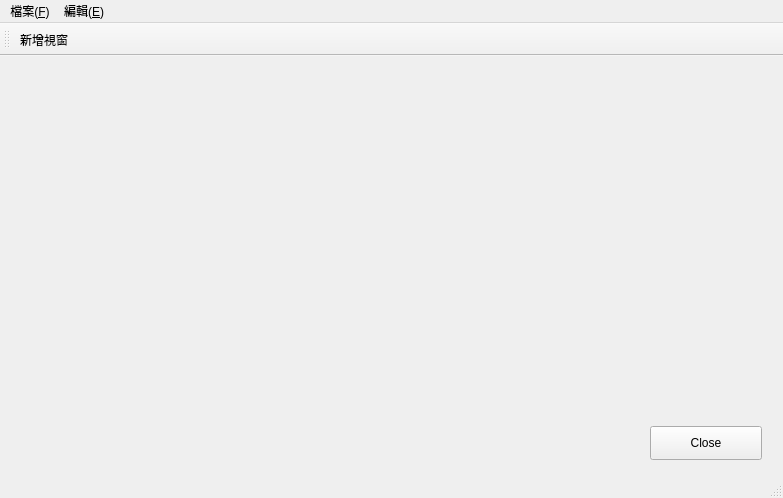
<?xml version="1.0" encoding="UTF-8"?>
<ui version="4.0">
 <class>MainWindow</class>
 <widget class="QMainWindow" name="MainWindow">
  <property name="geometry">
   <rect>
    <x>0</x>
    <y>0</y>
    <width>783</width>
    <height>498</height>
   </rect>
  </property>
  <property name="windowTitle">
   <string>MainWindow</string>
  </property>
  <widget class="QWidget" name="centralwidget">
   <widget class="QPushButton" name="closeWinBtn">
    <property name="geometry">
     <rect>
      <x>650</x>
      <y>370</y>
      <width>112</width>
      <height>34</height>
     </rect>
    </property>
    <property name="text">
     <string>Close</string>
    </property>
   </widget>
   <widget class="QWidget" name="gridLayoutWidget">
    <property name="geometry">
     <rect>
      <x>20</x>
      <y>10</y>
      <width>731</width>
      <height>351</height>
     </rect>
    </property>
    <layout class="QGridLayout" name="MaingridLayout"/>
   </widget>
  </widget>
  <widget class="QMenuBar" name="menubar">
   <property name="geometry">
    <rect>
     <x>0</x>
     <y>0</y>
     <width>783</width>
     <height>31</height>
    </rect>
   </property>
   <widget class="QMenu" name="menu_F">
    <property name="title">
     <string>檔案(&amp;F)</string>
    </property>
    <addaction name="fileOpenAction"/>
    <addaction name="fileNewAction"/>
    <addaction name="fileCloseAction"/>
   </widget>
   <widget class="QMenu" name="menu_E">
    <property name="title">
     <string>編輯(&amp;E)</string>
    </property>
   </widget>
   <addaction name="menu_F"/>
   <addaction name="menu_E"/>
  </widget>
  <widget class="QStatusBar" name="statusbar"/>
  <widget class="QToolBar" name="toolBar">
   <property name="windowTitle">
    <string>toolBar</string>
   </property>
   <attribute name="toolBarArea">
    <enum>TopToolBarArea</enum>
   </attribute>
   <attribute name="toolBarBreak">
    <bool>false</bool>
   </attribute>
   <addaction name="addWinAction"/>
  </widget>
  <action name="fileOpenAction">
   <property name="text">
    <string>開啟</string>
   </property>
   <property name="toolTip">
    <string>開啟</string>
   </property>
   <property name="shortcut">
    <string>Alt+O</string>
   </property>
  </action>
  <action name="addWinAction">
   <property name="text">
    <string>新增視窗</string>
   </property>
   <property name="toolTip">
    <string>新增視窗</string>
   </property>
  </action>
  <action name="fileNewAction">
   <property name="text">
    <string>新增</string>
   </property>
   <property name="toolTip">
    <string>新增</string>
   </property>
   <property name="shortcut">
    <string>Alt+N</string>
   </property>
  </action>
  <action name="fileCloseAction">
   <property name="text">
    <string>關閉</string>
   </property>
   <property name="toolTip">
    <string>關閉</string>
   </property>
   <property name="shortcut">
    <string>Alt+C</string>
   </property>
  </action>
 </widget>
 <resources/>
 <connections>
  <connection>
   <sender>closeWinBtn</sender>
   <signal>clicked()</signal>
   <receiver>MainWindow</receiver>
   <slot>close()</slot>
   <hints>
    <hint type="sourcelabel">
     <x>368</x>
     <y>288</y>
    </hint>
    <hint type="destinationlabel">
     <x>402</x>
     <y>352</y>
    </hint>
   </hints>
  </connection>
 </connections>
</ui>
